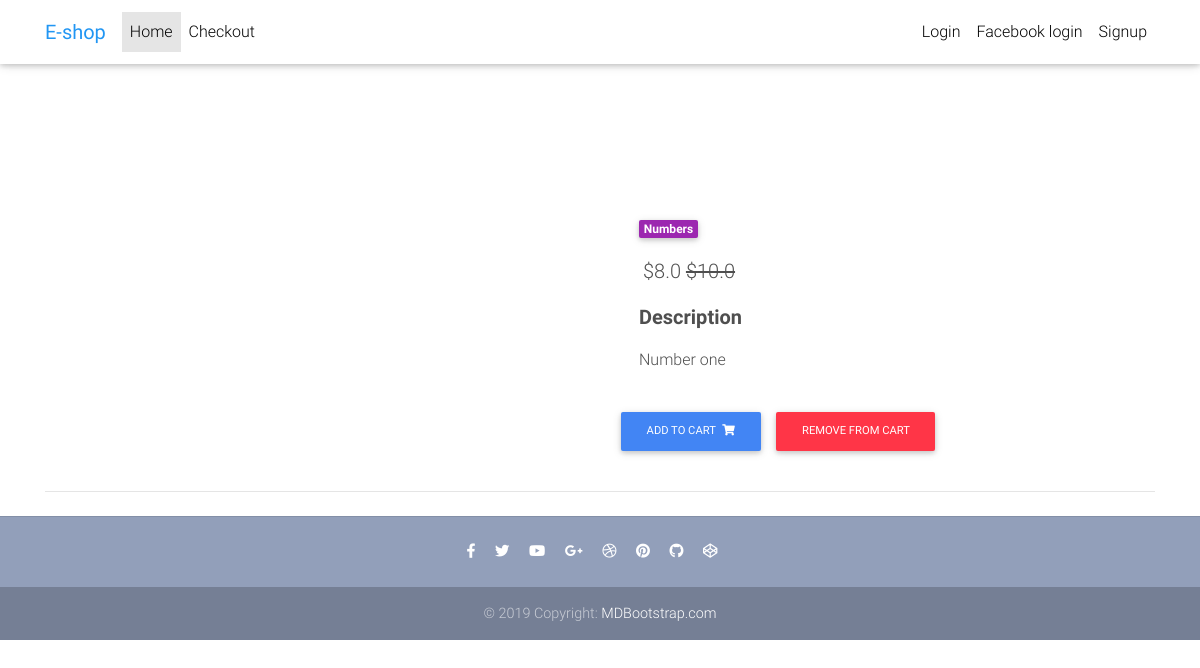
The page /en/products/one/ on the database its author committed.
### core/models.py (models this page shows, shortened)
class Item(models.Model):
    title = models.CharField(max_length=100)
    ar_title = models.CharField(max_length=100)
    price = models.FloatField()
    discount_price = models.FloatField(blank=True, null=True)
    category = models.CharField(choices=CATEGORY_CHOICES, max_length=4)
    ar_category = models.CharField(choices=AR_CATEGORY_CHOICES, max_length=4)
    label = models.CharField(choices=LABEL_CHOICES, max_length=4)
    ar_label = models.CharField(choices=AR_LABEL_CHOICES, max_length=4)
    description = models.TextField()
    ar_description = models.TextField()
    slug = models.SlugField()
    image = models.ImageField()
    def get_en_add_to_cart_url(self):
        return reverse('core:en-add-to-cart', kwargs={
            'slug': self.slug
        })
    def get_en_remove_from_cart_url(self):
        return reverse('core:en-remove-from-cart', kwargs={
            'slug': self.slug
        })

### core/views.py (the view)
# urls.py: path('en/products/<slug>/', views.EnItemDetailView.as_view(), name='en-products'),
class EnItemDetailView(DetailView):
    model = Item
    template_name = "en-product-page.html"

### templates/en-product-page.html (shortened to what this page needs)
{% extends 'en-base.html' %}
{% load static %}
{% block content %}
  <main class="mt-5 pt-4">
    <div class="container dark-grey-text mt-5">
      <div class="row wow fadeIn">
        <div class="col-md-6 mb-4">
        </div>
        <div class="col-md-6 mb-4">
          <div class="p-4">
            <div class="mb-3">
              <a href="">
                <span class="badge purple mr-1">{{ object.get_category_display }}</span>
              </a>
            </div>
            <p class="lead">
                {% if object.discount_price %}
                  <span>${{ object.discount_price }}</span>
                  <del>${{ object.price}}</del>
                {%else%}
                   <span>${{ object.price }}</span>
               {% endif %}
            </p>
            <p class="lead font-weight-bold">Description</p>
            <p>{{ object.description }}</p>
          </div>
          <a href="{{ object.get_en_add_to_cart_url }}" class="btn btn-primary btn-md my-0 p" >
            Add to cart
                <i class="fas fa-shopping-cart ml-1"></i>
              </a>
          <a href="{{ object.get_en_remove_from_cart_url }}" class="btn btn-danger btn-md my-0 p" >
            Remove from cart
              </a>
        </div>
      </div>
      <hr>
    </div>
  </main>
{% endblock content %}

### templates/en-base.html (style rules this page uses)
html, body, header, .carousel { height: 60vh; }

### rows shown on the page
Item: category "Numbers", discount_price "8.0", price "10.0", description "Number one"
